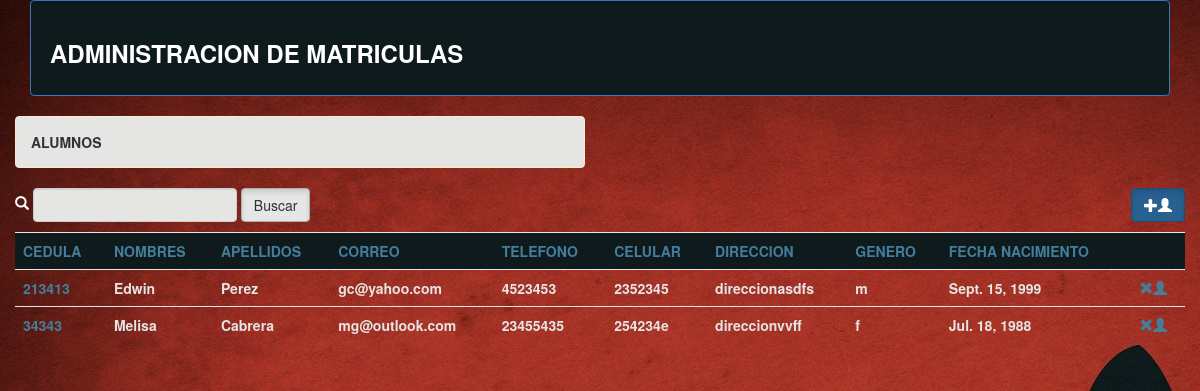
The app's page /administrar/alumnos, older data.
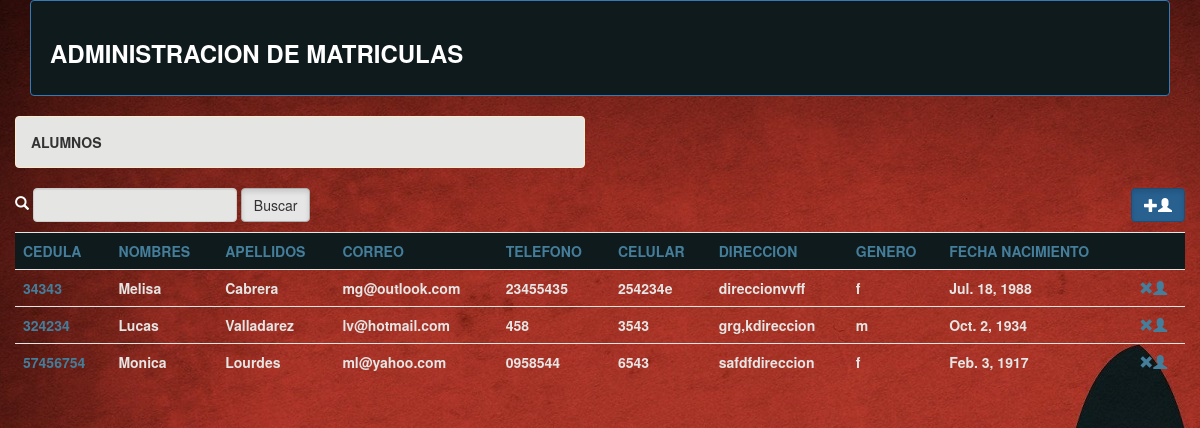
The same page, newer data.
### gestion/models.py (models this page shows, shortened)
class Alumno(models.Model):
	lGenero=(
		('f','femenino'),
		('m','masculino'),
	)
	eliminado=models.BooleanField(default=False)
	nombres=models.CharField(max_length=30)
	apellidos=models.CharField(max_length=30)
	cedula=models.CharField(max_length=10, unique=True)
	correo=models.EmailField(max_length=30, blank=True, null=True)
	telefono=models.CharField(max_length=15, blank=True, null=True)
	celular=models.CharField(max_length=15, blank=True, null=True)
	direccion=models.TextField(max_length=100, default="direccion")
	sexo=models.CharField(max_length=10,choices=lGenero)
	fechaNacimiento=models.DateField(blank=True, null=True)

### gestion/views.py (the view)
def alumnos(request):
	obA=Alumno.objects.all()
	if request.GET.get('o'):
		obA=Alumno.objects.order_by(request.GET['o'])
	context={
		'alumnos':obA,
		't':'Alumnos',
	}
	return render(request,'alumnos.html',context)

### templates/alumnos.html
{% extends 'master.html'%}
	{% block contenido%}
	<div class='container-fluid'>
		<div class="row">
			<div class="col-xs-6">
				<div class="alert alert-warning"><strong>{{t | upper}}</strong></div>
			</div>
		</div>
		<div class="row">
			<div class="col-xs-6 col-md-4">
				<form ng-submit="buscar()" class="form-inline">
					<span class="glyphicon glyphicon-search" aria-hidden="true"></span>
		          	<input type="text" name="nombres" ng-model="nombreEntrada" class="form-control">
		          	<input type="submit" value="Buscar" class="btn btn-default active">
		        </form>
			</div>
			<div class="col-xs-6 col-md-4">
			</div>
			<div class="col-xs-6 col-md-4">
				<p class="text-right"><a href="crearAlumno" class="btn btn-primary active"><span class="glyphicon glyphicon-plus" aria-hidden="true"></span><span class="glyphicon glyphicon-user" aria-hidden="true"></span></a></p>
			</div>
			<div class="col-xs-12">
				<table class="table">
					<tr  class="info">
						<td><a href="alumnos?o=cedula">CEDULA</a></td>
						<td><a href="alumnos?o=nombres">NOMBRES</a></td>
						<td><a href="alumnos?o=apellidos">APELLIDOS</a></td>
						<td><a href="alumnos?o=correo">CORREO</a></td>
						<td><a href="alumnos?o=telefono">TELEFONO</a></td>
						<td><a href="alumnos?o=celular">CELULAR</a></td>
						<td><a href="alumnos?o=direccion">DIRECCION</a></td>
						<td><a href="alumnos?o=sexo">GENERO</a></td>
						<td><a href="alumnos?o=fechaNacimiento">FECHA NACIMIENTO</a></td>
						<td></td>
					</tr>
				{% for d in alumnos%}
					<tr>
						<td><a href="modificarAlumno?ced={{d.cedula}}" >{{d.cedula}}</a></td>
						<td>{{d.nombres}}</td>
						<td>{{d.apellidos}}</td>
						<td>{{d.correo}}</td>
						<td>{{d.telefono}}</td>
						<td>{{d.celular}}</td>
						<td>{{d.direccion}}</td>
						<td>{{d.sexo}}</td>
						<td>{{d.fechaNacimiento}}</td>
						<td><a href="eliminarAlumno?ced={{d.cedula}}" onclick="if(!confirm('¿Esta seguro de eliminar el alumno?'))return false"><span class="glyphicon glyphicon-remove" aria-hidden="true"></span><span class="glyphicon glyphicon-user" aria-hidden="true"></span></a></td>
					</tr>
				{% endfor%}
				</table>
			</div>
		</div>
	</div>
	{% endblock contenido%}

### templates/master.html (shortened to what this page needs)
{% load staticfiles %}
<!DOCTYPE html>
<html>
<head>
	<link rel="stylesheet" href="https://maxcdn.bootstrapcdn.com/bootstrap/3.3.6/css/bootstrap.min.css">
	<link rel="stylesheet" type="text/css" href="{% static 'css/estilos.css'%}">
</head>
<body background="{% static 'img/b3.jpg'%}">
	{% include 'header.html'%}
	{% block contenido %}
	{% endblock contenido%}
</body>
</html>

### templates/header.html (shortened to what this page needs)
<div class='container'>
	<div class='well'>
		<div class="row">
			<div class="col-xs-6">
				<h3><strong><a href="/administrar">ADMINISTRACION DE MATRICULAS</a></strong></h3>
			</div>
			<div class="col-xs-6"></br>
			</div>
		</div>
	</div>
</div>

### static/css/estilos.css (style rules this page uses)
.well { background-color: #0f1a1c; border: 1px solid #337ab7; }
body { color: white; }
.alert-warning { color: #333333; background-color: rgb(229, 229, 228); }
h3 strong a:link, h3 strong a:visited { color: white; }
a:link, a:visited { color: #447e9b; text-decoration: none; }
td { color: #e5e5e4; font-weight: 600; }
.form-control { color: #1F618D; background-color: #e5e5e4; font-weight: 600; }
.table>tbody>tr>td, .table>tbody>tr>th, .table>tfoot>tr>td, .table>tfoot>tr>th, .table>thead>tr>td, .table>thead>tr>th { border-top: 1px solid #e5e5e4; }
.table>tbody>tr.info>td, .table>tbody>tr.info>th, .table>tbody>tr>td.info, .table>tbody>tr>th.info, .table>tfoot>tr.info>td, .table>tfoot>tr.info>th, .table>tfoot>tr>td.info, .table>tfoot>tr>th.info, .table>thead>tr.info>td, .table>thead>tr.info>th, .table>thead>tr>td.info, .table>thead>tr>th.info { background-color: #0f1a1c; }

Row changes from the older to the newer data that the page shows:
removed Alumno: cedula "213413", nombres "Edwin", apellidos "Perez", correo "gc@yahoo.com", telefono "4523453", celular "2352345", direccion "direccionasdfs", sexo "m", fechaNacimiento "Sept. 15, 1999"
added Alumno: cedula "324234", nombres "Lucas", apellidos "Valladarez", correo "lv@hotmail.com", telefono "458", celular "3543", direccion "grg,kdireccion", sexo "m", fechaNacimiento "Oct. 2, 1934"
added Alumno: cedula "57456754", nombres "Monica", apellidos "Lourdes", correo "ml@yahoo.com", telefono "0958544", celular "6543", direccion "safdfdireccion", sexo "f", fechaNacimiento "Feb. 3, 1917"
